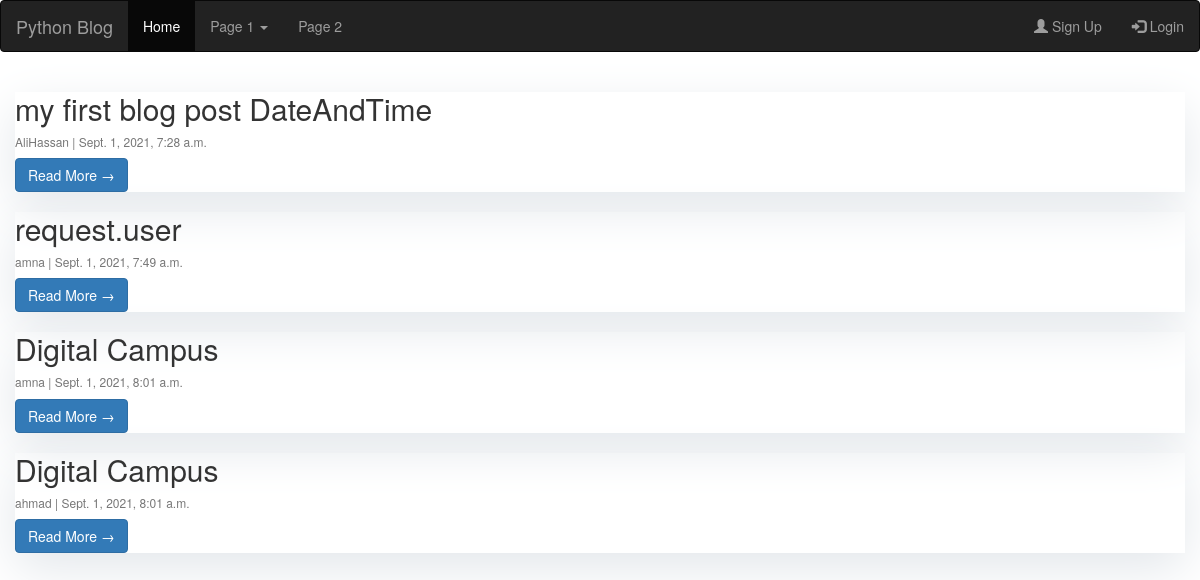
The page / on the database its author committed.
### blog/models.py (models this page shows)
class Blog_model(models.Model):
    author = models.ForeignKey(User, on_delete=models.CASCADE)
    title = models.CharField(max_length=500)
    body = models.TextField()
    DateAndTime = models.DateTimeField(auto_now_add=True)

### blog/views.py (the view)
# urls.py: path("",views.home_page,name="home"),
def home_page(request):
    hp = Blog_model.objects.all()
    return render(request,"blog/home.html", {'hp':hp})

### blog/templates/blog/home.html (shortened to what this page needs)
{% extends "base.html" %}
{% block content %}
            <div class="container">
                <div class="row">
              <div class="col-md-14 mt-3 left">
                    {% for post in hp %}
                <div class="card mb-4" >
                  <div class="card-body">
                    <h2 class="card-title">{{ post.title }}</h2>
                    <p class="card-text text-muted h6">{{ post.author }} | {{ post.DateAndTime}} </p>
                    <a href="{% url 'detail' post.id %}" class="btn btn-primary">Read More &rarr;</a>
                  </div>
                </div>
                {% endfor %}
            </div>
            </div>
        </div>
{% endblock content %}

### UserAuth/templates/base.html (shortened to what this page needs)
<!doctype html>
<html lang="en">
  <head>
      {% load static %}
    <link rel="stylesheet" href="https://maxcdn.bootstrapcdn.com/bootstrap/3.4.1/css/bootstrap.min.css">
  </head>
  <body>
<nav class="navbar navbar-inverse">
  <div class="container-fluid">
    <div class="navbar-header">
      <a class="navbar-brand" href="{% url 'home' %}">Python Blog</a>
    </div>
    <ul class="nav navbar-nav">
      <li class="active"><a href="{% url 'home' %}">Home</a></li>
      <li class="dropdown"><a class="dropdown-toggle" data-toggle="dropdown" href="#">Page 1 <span class="caret"></span></a>
      </li>
      <li><a href="#">Page 2</a></li>
    </ul>
    <ul class="nav navbar-nav navbar-right">
      {% if user.is_authenticated %}
      <li><a href="{% url 'profile' %}"><span class="glyphicon glyphicon-user"></span> Profile</a></li>
      <li><a href="{% url 'logout' %}"><span class="glyphicon glyphicon-log-out"></span>Logout </a></li>
      {% else %}
      <li><a href="{% url 'singup' %}"><span class="glyphicon glyphicon-user"></span> Sign Up</a></li>
      <li><a href="{% url 'login' %}"><span class="glyphicon glyphicon-log-in"></span> Login</a></li>
    </ul>
    {% endif %}
  </div>
</nav>
    {% block content %}
    {% endblock content %}
  </body>
</html>

### blog/templates/blog/home.html (style rules this page uses)
.card { box-shadow: 0 16px 50px #E3E7EB; }

### rows shown on the page
Blog_model: title "my first blog post DateAndTime", author "AliHassan", DateAndTime "Sept. 1, 2021, 7:28 a.m."
Blog_model: title "request.user", author "amna", DateAndTime "Sept. 1, 2021, 7:49 a.m."
Blog_model: title "Digital Campus", author "amna", DateAndTime "Sept. 1, 2021, 8:01 a.m."
Blog_model: title "Digital Campus", author "ahmad", DateAndTime "Sept. 1, 2021, 8:01 a.m."
